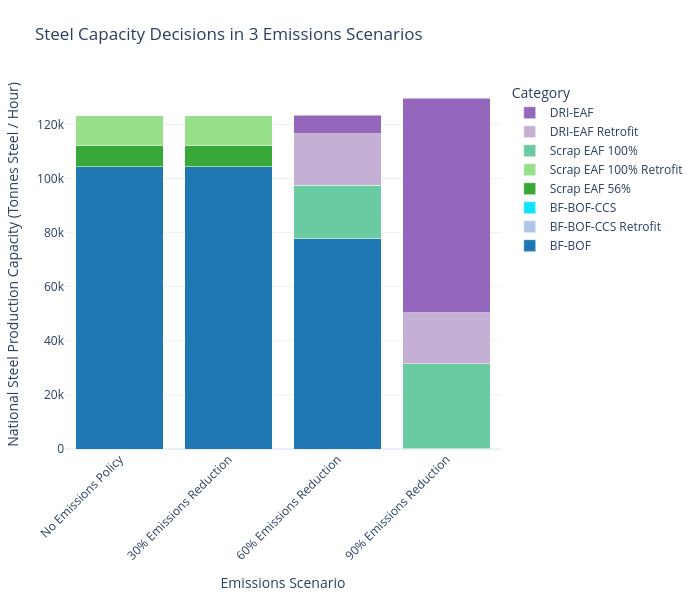

Notebook cell for this chart:
### Code cell
plot_stacked_bar(
    consolidate_capacity(steel_df).T,
    scenario_map=scenario_map,
    name_map=tech_name_map,
    color_map=custom_color_map,
    title_name = "Steel Capacity Decisions in 3 Emissions Scenarios",
    xaxis_name="Emissions Scenario",
    yaxis_name="National Steel Production Capacity (Tonnes Steel / Hour)",
    width=700
)

### Figure 1 — Plotly figure (JSON) as saved in the notebook; plotly's stock layout.template omitted (floating-point values rounded to 4 significant figures)
{"data": [{"hovertemplate": "Category=BF-BOF<br>Emissions Scenario=%{x}<br>National Steel Production Capacity (Tonnes Steel / Hour)=%{y}<extra></extra>", "legendgroup": "BF-BOF", "marker": {"color": "#1f77b4", "pattern": {"shape": ""}}, "name": "BF-BOF", "orientation": "v", "showlegend": true, "textposition": "auto", "type": "bar", "x": ["No Emissions Policy", "30% Emissions Reduction", "60% Emissions Reduction", "90% Emissions Reduction"], "xaxis": "x", "y": [104400.0, 104400.0, 77760.0, 27.37], "yaxis": "y"}, {"hovertemplate": "Category=BF-BOF-CCS Retrofit<br>Emissions Scenario=%{x}<br>National Steel Production Capacity (Tonnes Steel / Hour)=%{y}<extra></extra>", "legendgroup": "BF-BOF-CCS Retrofit", "marker": {"color": "#aec7e8", "pattern": {"shape": ""}}, "name": "BF-BOF-CCS Retrofit", "orientation": "v", "showlegend": true, "textposition": "auto", "type": "bar", "x": ["No Emissions Policy", "30% Emissions Reduction", "60% Emissions Reduction", "90% Emissions Reduction"], "xaxis": "x", "y": [2.211e-21, 0.2073, 0.6197, 4.502], "yaxis": "y"}, {"hovertemplate": "Category=BF-BOF-CCS<br>Emissions Scenario=%{x}<br>National Steel Production Capacity (Tonnes Steel / Hour)=%{y}<extra></extra>", "legendgroup": "BF-BOF-CCS", "marker": {"color": "#0ee3ff", "pattern": {"shape": ""}}, "name": "BF-BOF-CCS", "orientation": "v", "showlegend": true, "textposition": "auto", "type": "bar", "x": ["No Emissions Policy", "30% Emissions Reduction", "60% Emissions Reduction", "90% Emissions Reduction"], "xaxis": "x", "y": [8.644e-22, 0.07869, 0.2674, 1.978], "yaxis": "y"}, {"hovertemplate": "Category=Scrap EAF 56%<br>Emissions Scenario=%{x}<br>National Steel Production Capacity (Tonnes Steel / Hour)=%{y}<extra></extra>", "legendgroup": "Scrap EAF 56%", "marker": {"color": "#38a938", "pattern": {"shape": ""}}, "name": "Scrap EAF 56%", "orientation": "v", "showlegend": true, "textposition": "auto", "type": "bar", "x": ["No Emissions Policy", "30% Emissions Reduction", "60% Emissions Reduction", "90% Emissions Reduction"], "xaxis": "x", "y": [7921.0, 7920.0, 1.944, 8.006], "yaxis": "y"}, {"hovertemplate": "Category=Scrap EAF 100% Retrofit<br>Emissions Scenario=%{x}<br>National Steel Production Capacity (Tonnes Steel / Hour)=%{y}<extra></extra>", "legendgroup": "Scrap EAF 100% Retrofit", "marker": {"color": "#98df8a", "pattern": {"shape": ""}}, "name": "Scrap EAF 100% Retrofit", "orientation": "v", "showlegend": true, "textposition": "auto", "type": "bar", "x": ["No Emissions Policy", "30% Emissions Reduction", "60% Emissions Reduction", "90% Emissions Reduction"], "xaxis": "x", "y": [11070.0, 11070.0, 2.01, 15.51], "yaxis": "y"}, {"hovertemplate": "Category=Scrap EAF 100%<br>Emissions Scenario=%{x}<br>National Steel Production Capacity (Tonnes Steel / Hour)=%{y}<extra></extra>", "legendgroup": "Scrap EAF 100%", "marker": {"color": "#6acaa2", "pattern": {"shape": ""}}, "name": "Scrap EAF 100%", "orientation": "v", "showlegend": true, "textposition": "auto", "type": "bar", "x": ["No Emissions Policy", "30% Emissions Reduction", "60% Emissions Reduction", "90% Emissions Reduction"], "xaxis": "x", "y": [6.496e-21, 0.8903, 19790.0, 31380.0], "yaxis": "y"}, {"hovertemplate": "Category=DRI-EAF Retrofit<br>Emissions Scenario=%{x}<br>National Steel Production Capacity (Tonnes Steel / Hour)=%{y}<extra></extra>", "legendgroup": "DRI-EAF Retrofit", "marker": {"color": "#c5b0d5", "pattern": {"shape": ""}}, "name": "DRI-EAF Retrofit", "orientation": "v", "showlegend": true, "textposition": "auto", "type": "bar", "x": ["No Emissions Policy", "30% Emissions Reduction", "60% Emissions Reduction", "90% Emissions Reduction"], "xaxis": "x", "y": [8.718e-21, 0.8429, 18980.0, 18970.0], "yaxis": "y"}, {"hovertemplate": "Category=DRI-EAF<br>Emissions Scenario=%{x}<br>National Steel Production Capacity (Tonnes Steel / Hour)=%{y}<extra></extra>", "legendgroup": "DRI-EAF", "marker": {"color": "#9467bd", "pattern": {"shape": ""}}, "name": "DRI-EAF", "orientation": "v", "showlegend": true, "textposition": "auto", "type": "bar", "x": ["No Emissions Policy", "30% Emissions Reduction", "60% Emissions Reduction", "90% Emissions Reduction"], "xaxis": "x", "y": [2.535e-21, 0.3826, 6849.0, 79190.0], "yaxis": "y"}], "layout": {"barmode": "stack", "height": 600, "legend": {"title": {"text": "Category"}, "tracegroupgap": 0, "traceorder": "reversed"}, "margin": {"b": 80, "l": 60, "r": 60, "t": 80}, "title": {"text": "Steel Capacity Decisions in 3 Emissions Scenarios"}, "width": 700, "xaxis": {"anchor": "y", "domain": [0, 1], "tickangle": -45, "title": {"text": "Emissions Scenario"}}, "yaxis": {"anchor": "x", "domain": [0, 1], "title": {"text": "National Steel Production Capacity (Tonnes Steel / Hour)"}}}}
